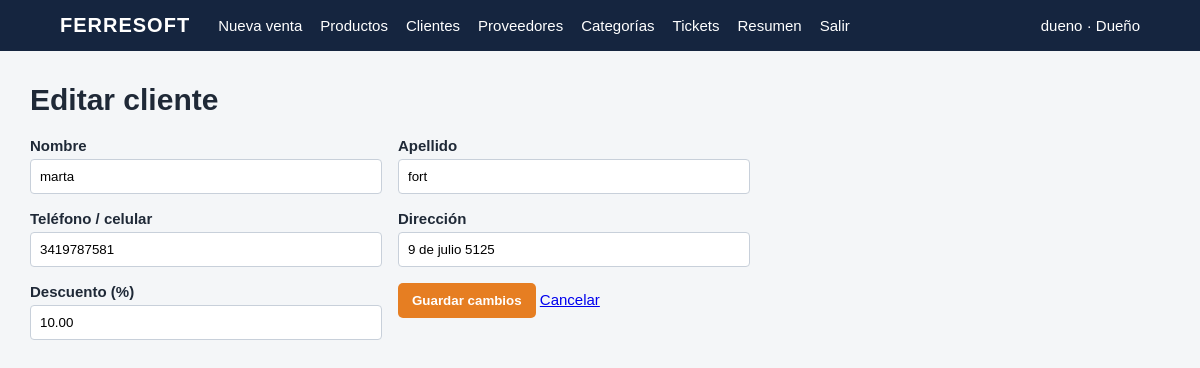
Page /customers/1/edit (signed in) on the committed database.
### app/__init__.py (models this page shows, shortened)
class User(db.Model):
    id = db.Column(db.Integer, primary_key=True)
    username = db.Column(db.String(60), unique=True, nullable=False)
    password_hash = db.Column(db.String(255), nullable=False)
    role = db.Column(db.String(20), nullable=False)  # owner | employee
    active = db.Column(db.Boolean, default=True, nullable=False)

class Customer(db.Model):
    id = db.Column(db.Integer, primary_key=True)
    name = db.Column(db.String(160), nullable=False)
    first_name = db.Column(db.String(100), default="", nullable=False)
    last_name = db.Column(db.String(100), default="", nullable=False)
    dni = db.Column(db.String(30), unique=True, nullable=True)
    phone = db.Column(db.String(60), default="")
    address = db.Column(db.String(250), default="")
    debt_balance = db.Column(db.Numeric(14, 2), default=0, nullable=False)
    condition = db.Column(db.String(30), default="Al dia", nullable=False)
    discount_percent = db.Column(db.Numeric(5, 2), default=0, nullable=False)
    active = db.Column(db.Boolean, default=True, nullable=False)

### app/__init__.py (the view, shortened to what this page needs)
    @app.route("/customers/<int:customer_id>/edit", methods=["GET", "POST"])
    @owner_required
    def customer_edit(customer_id):
        customer = db.get_or_404(Customer, customer_id)
        return render_template("customer_form.html", customer=customer)

### app/__init__.py (called while the page is built)
def current_user():
    uid = session.get("user_id")
    return db.session.get(User, uid) if uid else None

def owner_required(view):
    @wraps(view)
    def wrapped(*args, **kwargs):
        if not current_user() or current_user().role != "owner":
            abort(403)
        return view(*args, **kwargs)
    return wrapped

### app/templates/customer_form.html
{% extends 'base.html' %}{% block content %}<h1>Editar cliente</h1><form method="post" class="form-grid"><label>Nombre<input name="first_name" value="{{customer.first_name}}" required></label><label>Apellido<input name="last_name" value="{{customer.last_name}}" required></label><label>Teléfono / celular<input name="phone" value="{{customer.phone}}"></label><label>Dirección<input name="address" value="{{customer.address}}"></label><label>Descuento (%)<input name="discount_percent" type="number" min="0" max="100" step="0.01" value="{{customer.discount_percent}}"></label><div><button>Guardar cambios</button> <a href="{{url_for('customers')}}">Cancelar</a></div></form>{% endblock %}

### app/templates/base.html
<!doctype html><html lang="es"><head><meta charset="utf-8"><meta name="viewport" content="width=device-width,initial-scale=1"><title>FerreSoft</title><link rel="stylesheet" href="{{ url_for('static', filename='style.css') }}"><link rel="stylesheet" href="{{ url_for('static', filename='updates.css') }}"></head><body>{% if current_user %}<header><a class="brand" href="{{ url_for('dashboard') }}">FERRESOFT</a><nav><a href="{{ url_for('sale_new') }}">Nueva venta</a><a href="{{ url_for('products') }}">Productos</a><a href="{{ url_for('customers') }}">Clientes</a>{% if current_user.role=='owner' %}<a href="{{ url_for('suppliers') }}">Proveedores</a><a href="{{ url_for('catalog') }}">Categorías</a>{% endif %}<a href="{{ url_for('sales') }}">Tickets</a><a href="{{ url_for('sales_report') }}">Resumen</a><a href="{{ url_for('logout') }}">Salir</a></nav><span>{{ current_user.username }} · {{ 'Dueño' if current_user.role == 'owner' else 'Empleado' }}</span></header>{% endif %}<main>{% with messages=get_flashed_messages(with_categories=true) %}{% for cat,msg in messages %}<div class="alert {{cat}}">{{msg}}</div>{% endfor %}{% endwith %}{% block content %}{% endblock %}</main></body></html>

### app/static/style.css (style rules this page uses)
:root { --navy:#15253f;--orange:#e67e22;--pale:#f4f6f8;--red:#fff0f0 }
* { box-sizing:border-box }
body { margin:0;background:var(--pale);font:15px Arial,sans-serif;color:#1f2937 }
header { background:var(--navy);color:#fff;padding:14px 5%;display:flex;align-items:center;gap:28px }
header a { color:#fff;text-decoration:none }
.brand { font-weight:bold;font-size:20px;letter-spacing:1px }
nav { display:flex;gap:18px;flex:1 }
main { max-width:1180px;margin:32px auto;padding:0 20px }
h1 { margin-top:0 }
.button,button { border:0;border-radius:5px;background:var(--orange);color:#fff;padding:10px 14px;cursor:pointer;text-decoration:none;font-weight:bold }
input,select,textarea { width:100%;padding:9px;border:1px solid #c8d0da;border-radius:4px;margin-top:5px }
label { display:block;font-weight:bold }
.form-grid { max-width:720px;display:grid;grid-template-columns:1fr 1fr;gap:16px }

### rows in the picture
User: username "dueno", role "Dueño"
Customer: first_name "marta", last_name "fort", phone "3419787581", address "9 de julio 5125", discount_percent "10.00"
